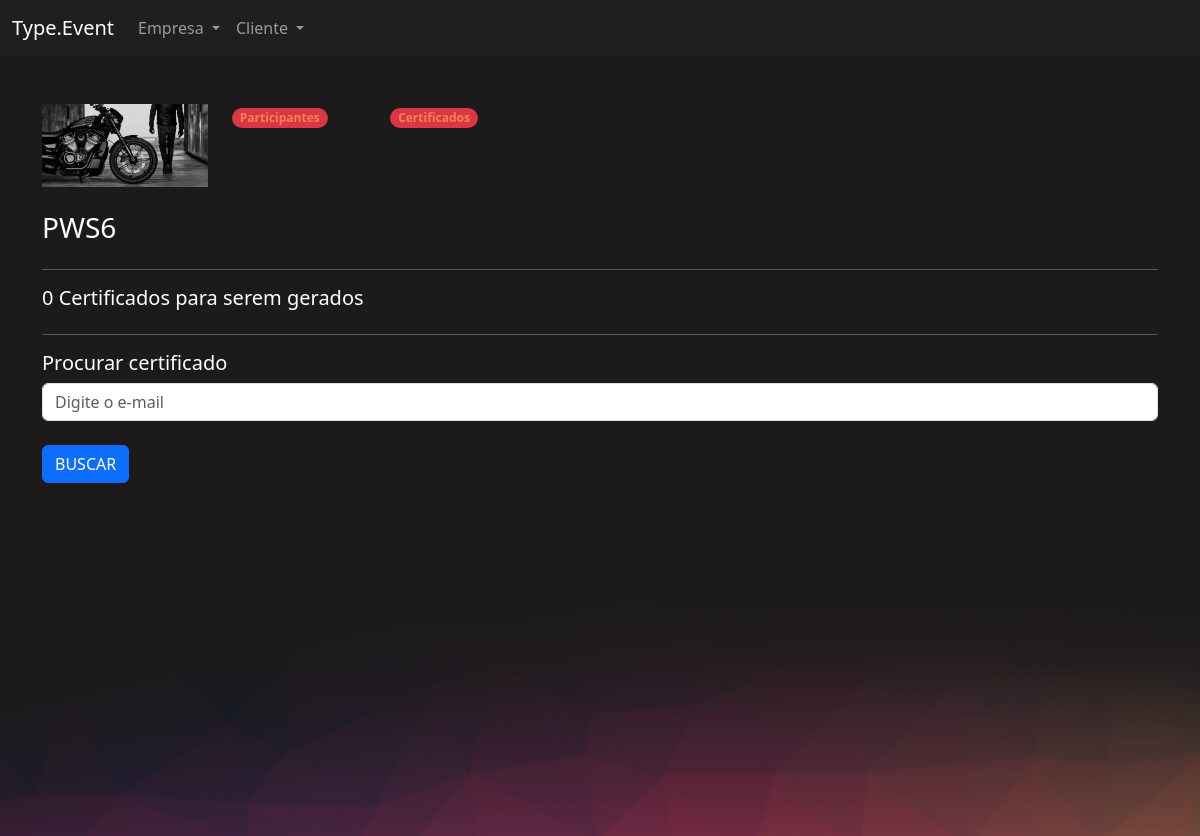
Page /eventos/certificados_evento/4/ (signed in) on the committed database.
### eventos/models.py (models this page shows, shortened)
class Evento(models.Model):
    criador = models.ForeignKey(User, on_delete=models.DO_NOTHING,null=True, blank=True)
    nome = models.CharField(max_length=200)
    descricao = models.TextField()
    data_inicio = models.DateField()
    data_termino = models.DateField()
    carga_horaria = models.IntegerField()
    logo = models.ImageField(upload_to='logos')
    participantes = models.ManyToManyField(User, related_name="evento_participante", null=True, blank=True)
    cor_principal = models.CharField(max_length=7)
    cor_secundaria = models.CharField(max_length=7)
    cor_fundo  = models.CharField(max_length=7)

### eventos/views.py (the view)
# urls.py: path('certificados_evento/<int:id>/', views.certificados_evento, name="certificados_evento"),
def certificados_evento(request, id):
    evento = get_object_or_404(Evento, id=id)
    if not evento.criador == request.user:
        raise Http404('Esse evento não é seu')
    if request.method == "GET":
        qtd_certificados = evento.participantes.all().count() - Certificado.objects.filter(evento=evento).count()
        return render(request, 'certificados_evento.html', {'evento': evento, 'qtd_certificados': qtd_certificados})

### eventos/templates/certificados_evento.html (shortened to what this page needs)
{% extends "bases/base_evento.html" %}
{% load static %}
{% block 'importacoes' %}
    <link href="{% static 'evento/css/gerenciar_evento.css' %}" rel="stylesheet">
{% endblock %}
{% block 'conteudo' %}
    <div class="container">
        <br>
        <br>
        <div class="row">
            <div class="col-md-2">
                <img width="100%" src="/media/{{evento.logo}}">
                <br>
                <br>
                <h3>{{evento.nome}}</h3>
            </div>
            <div class="col-md">
                <div class="row">
                    <div class="col-md-2">
                        <span class="badge rounded-pill text-bg-danger"><a class="link" href="{% url 'participantes_evento' evento.id %}">Participantes</a></span>
                    </div>
                    <div class="col-md-2">
                        <span class="badge rounded-pill text-bg-danger"><a class="link" href="{% url 'certificados_evento' evento.id %}">Certificados</a></span>
                    </div>
                </div>
            </div>
        </div>
        <hr>
        <div class="row">
            <h5>{{qtd_certificados}} Certificados para serem gerados</h5>
        </div>
        <hr>
        <div class="row">
            <h5>Procurar certificado</h5>
            <br>
            <form action="" method="">
                <input type="email" class="form-control" placeholder="Digite o e-mail" name="email">{% csrf_token %}
                <br>
                <input type="submit" value="BUSCAR" class="btn btn-primary">
            </form>
        </div>
    </div>
{% endblock %}

### templates/static/geral/css/base.css (style rules this page uses)
body { color: white !important; }
:root { --main-color: #201F1F; --dark-color: #1C1A1A; --contrast-color: #BE375F; --differential-color: #ED8554; }

### templates/static/evento/css/evento.css (style rules this page uses)
body { background-color: #1C1A1A; }

### templates/static/usuarios/css/usuarios.css (style rules this page uses)
.link { color: var(--differential-color); text-decoration: none; }

### rows in the picture
Evento: logo (picture), nome "PWS6"

### other values in the picture
{{ qtd_certificados }} "0"
